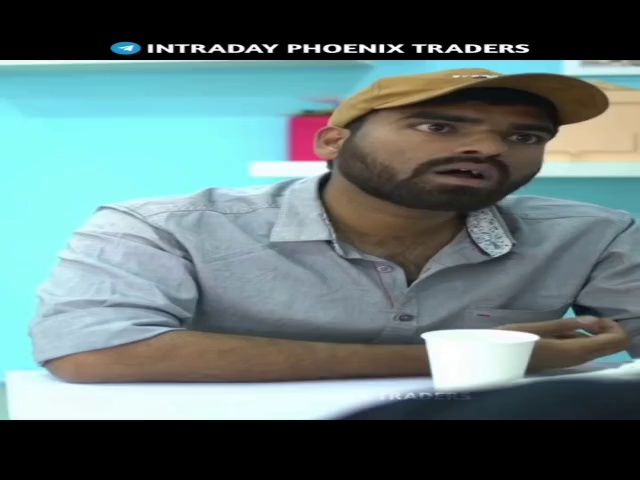
#> input picture OIP 3.jpeg, 640 x 480 px
$ python Edge.py
#> lines starting #> are read from the running program, lines starting #| are printed output that depends on the picture; after the words box and inside, x2 and y2 are one past the last pixel; in counts of white or black regions, pixels touching at a corner belong together
# Importing OpenCV Library
import cv2
# Relative or absolute path of the input image file
path = "OIP 3.jpeg"
# reading image (by default the flag is 1 if not specidied)
image = cv2.imread(path)
#> image is the input picture: shape (480, 640, 3); mean B, G, R 119, 118.8, 98.1
edges = cv2.Canny(image,200,300)
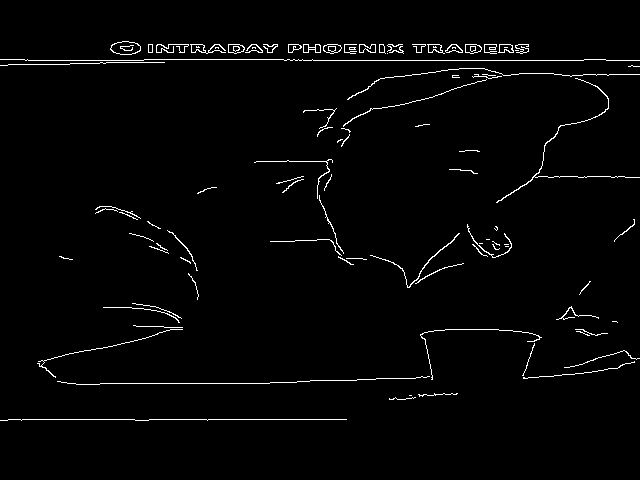
#> edges: shape (480, 640); 2% white in thin lines or dots, all inside (x1, y1, x2, y2) = (0, 41, 640, 421)
# Display image in a window
cv2.imshow("Output",image)
cv2.imshow("Edges",edges)
# Wait until any key press (press any key to close the window)
cv2.waitKey()
# kill all the windows
cv2.destroyAllWindows()

$ run again, with OIP 2.jpeg copied over OIP 3.jpeg
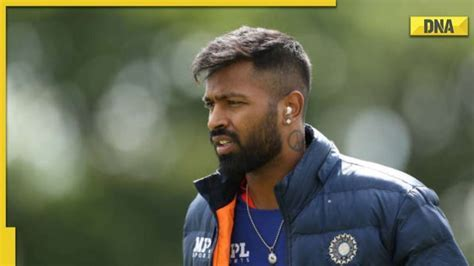
#> input picture OIP 2.jpeg, 474 x 266 px
#> image is the input picture: shape (266, 474, 3); mean B, G, R 82, 104.5, 99.6
#> `edges = cv2.Canny(image,200,300)`:
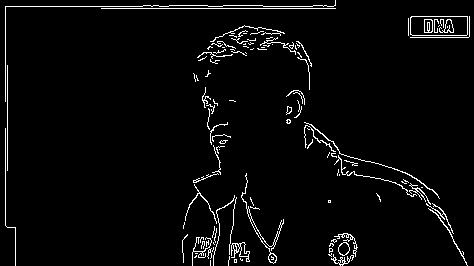
#> edges: shape (266, 474); 3.4% white in thin lines or dots

$ run again, with OIP.jpeg copied over OIP 3.jpeg
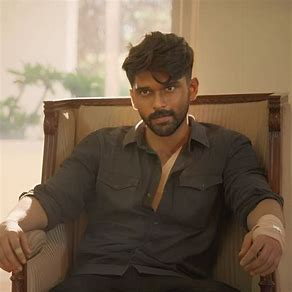
#> input picture OIP.jpeg, 292 x 292 px
#> image is the input picture: shape (292, 292, 3); mean B, G, R 82.4, 102.7, 121.8
#> `edges = cv2.Canny(image,200,300)`:
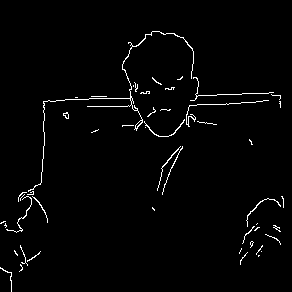
#> edges: shape (292, 292); 1.9% white in thin lines or dots, all inside (x1, y1, x2, y2) = (0, 31, 284, 292)
